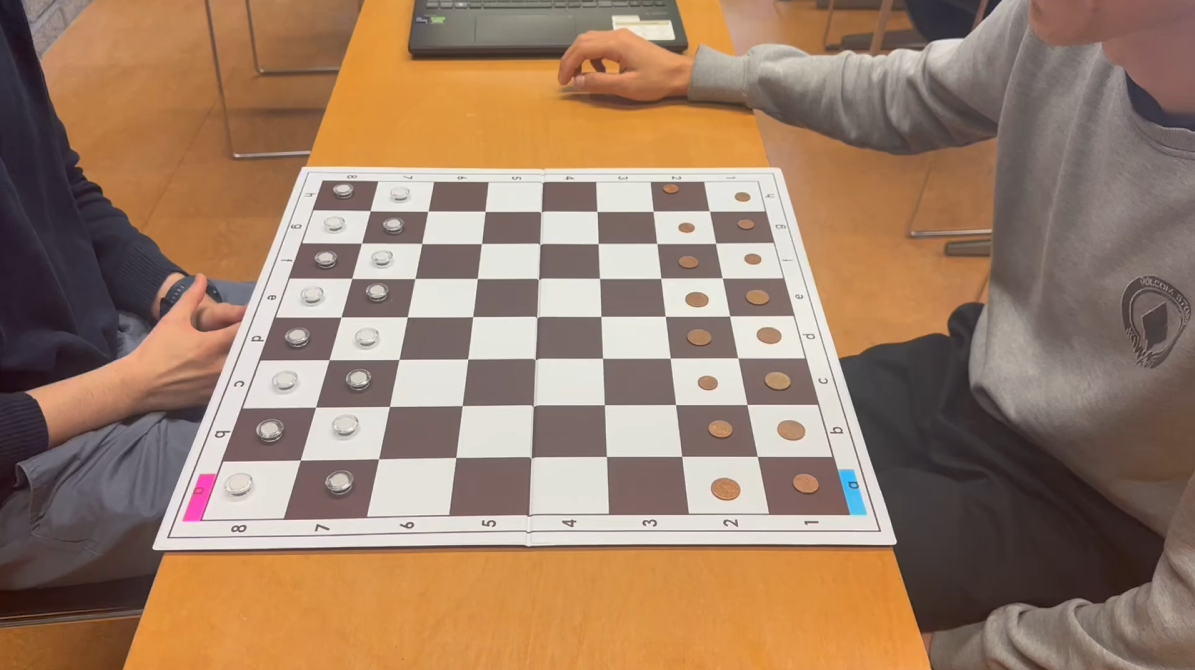
#> input picture src/calibration_images/img1.png, 1195 x 670 px; its folder holds only this picture in this run
$ python -i game_analysis.py   (imports and definitions only)
#> lines starting #> are read from the running program, lines starting #| are printed output that depends on the picture
#> further down, picture is the input picture: shape (670, 1195, 3); mean B, G, R 104.2, 126.5, 155.9
import cv2
import numpy as np
import os
import matplotlib.pyplot as plt

from case_analysis import detect_if_case_is_occupied, detect_piece_color

def analyze_chess_board(frame):
    # Read the image
    img = frame

    ###########################################
    # * FILTERING
    ###########################################

    # Convert to grayscale
    gray = cv2.cvtColor(img, cv2.COLOR_BGR2GRAY)
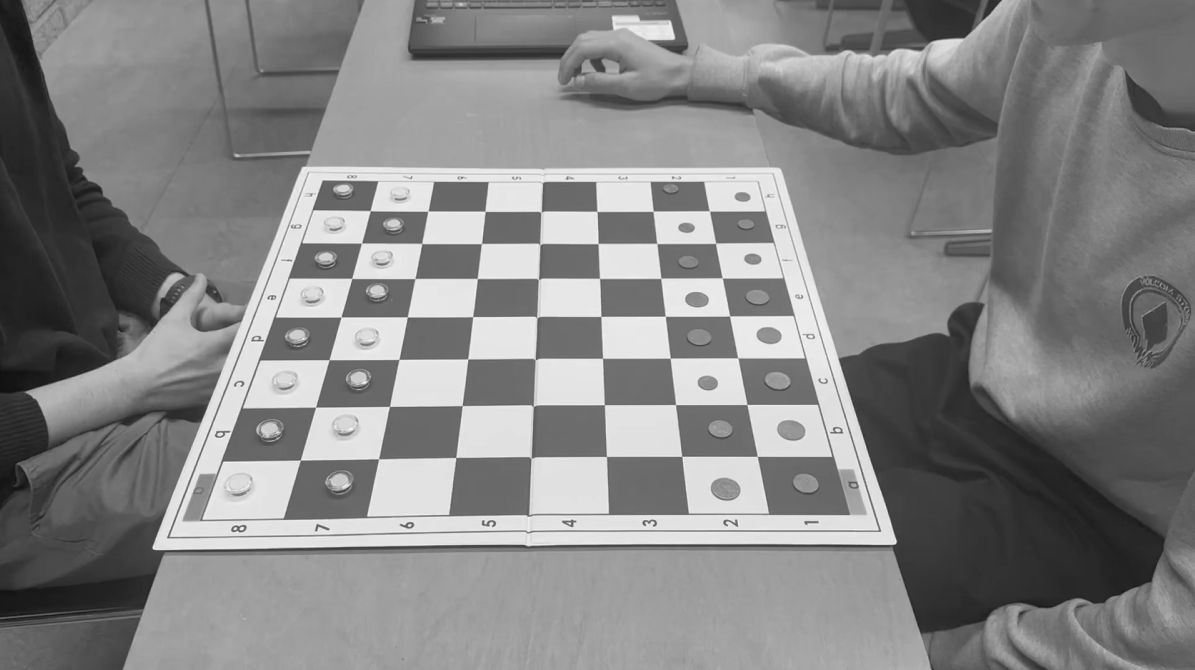
#> gray: shape (670, 1195); min 15, max 251, mean 132.7

    # Apply Gaussian blur to reduce noise
    blurred = cv2.GaussianBlur(gray, (5, 5), 0)

    # Edge detection using Canny
    edges = cv2.Canny(blurred, 50, 150)
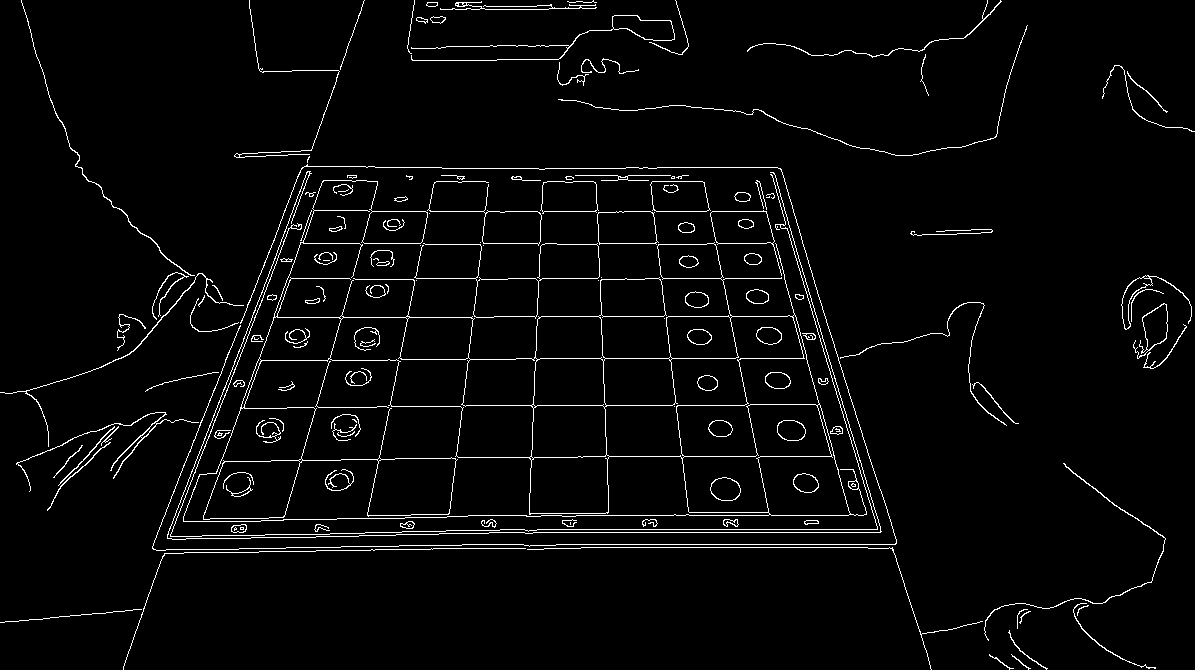
#> edges: shape (670, 1195); 3.2% white in thin lines or dots

    ###########################################
    # * BOARD DATAS
    ###########################################

    # Chessboard dimensions (8x8)
    rows, cols = 8, 8

    # Get image dimensions
    height, width = gray.shape
#> height = 670; width = 1195

    # Calculate square size
    square_h = height // rows
#> square_h = 83
    square_w = width // cols
#> square_w = 149

    # Dictionary to store results
    square_results = {}
    square_stats = {}

    # Define margin (as percentage of square size)
    margin_percent = 0.15  # 15% margin

    index = 0

    ###########################################
    # * ANALYSIS
    ###########################################

    # Process each square
    for i in range(rows):
        for j in range(cols):
            # Full square coordinates
            top = i * square_h
            left = j * square_w
            bottom = (i + 1) * square_h
            right = (j + 1) * square_w

            # Calculate margins in pixels
            margin_h = int(square_h * margin_percent)
            margin_w = int(square_w * margin_percent)

            # Analysis zone coordinates (with margins)
            inner_top = top + margin_h
            inner_left = left + margin_w
            inner_bottom = bottom - margin_h
            inner_right = right - margin_w

            is_occupied, edge_percentage = detect_if_case_is_occupied(edges, inner_top, inner_left, inner_bottom, inner_right)

            piece_color = None
            piece_peak = None

            if is_occupied:
                # TODO : Detect piece color

                # Extract the inner square region for color analysis
                piece_region = gray[inner_top:inner_bottom, inner_left:inner_right]

                # Calculate average brightness of the region
                avg_brightness = np.mean(piece_region)

                # Determine if square is dark or light based on position
                is_dark_square = (i + j) % 2 == 0


                # [6 lines of commented-out code are left out]


                piece_color, piece_peak = detect_piece_color(piece_region, is_dark_square)


            # square_name = f"{chr(65+j)}{8-i}"
            square_name = f"{chr(72-i)}{8-j}"


            square_results[square_name] = {
                'is_occupied': is_occupied,
                'piece_color': piece_color
            }
            square_stats[square_name] = {
                'edge_percentage': edge_percentage,
                'index': index,
                'name': square_name,
                'piece_peak': piece_peak
            }

            index += 1

            # For visualization, also draw the analyzed inner area

            img = cv2.rectangle(img,
                        (inner_left, inner_top),
                        (inner_right, inner_bottom),
                        (128, 128, 128), 1)  # Gray rectangle to show analyzed area
#> after the loop, index = 0; square_results = 0 items; square_stats = 0 items

    return square_results, img, {
        'gray': gray,
        'blurred': blurred,
        'edges': edges,
    }, square_stats


# [107 lines left out: function analyze_all_images, not called in this run]


# [3 lines not run here, left out]

>>> import cv2
>>> picture = cv2.imread('../calibration_images/img1.png')
#> (the run stopped early here; a loop or call above may not have finished)

$ run again, on src/calibration_images/img2.png
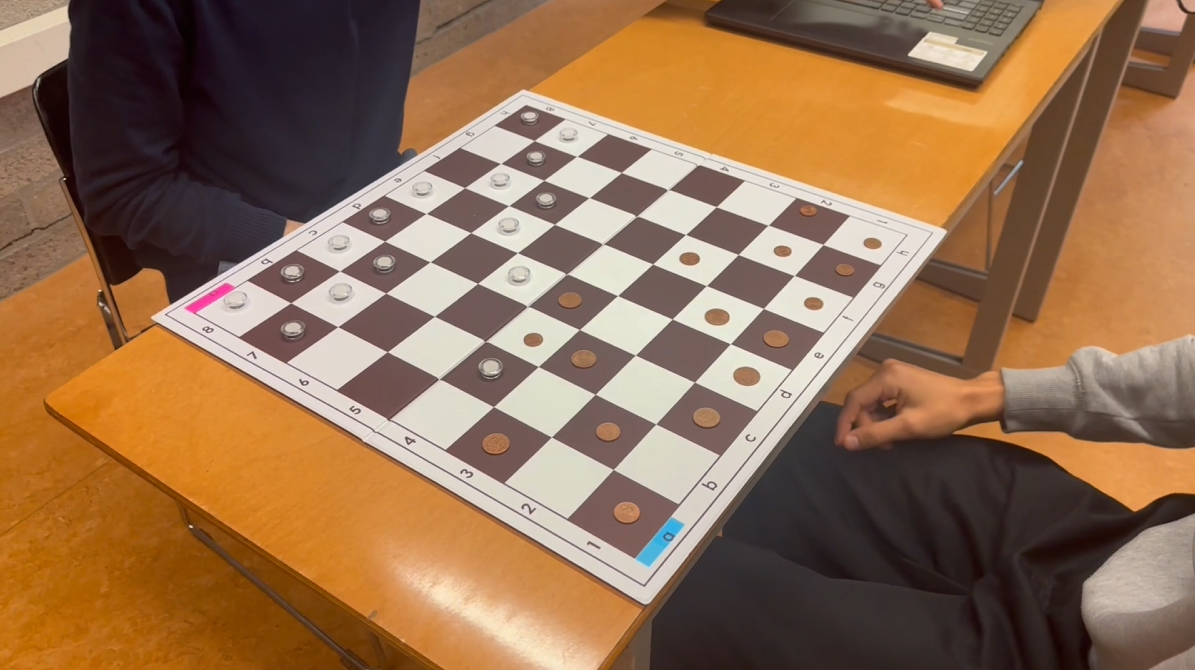
#> input picture src/calibration_images/img2.png, 1195 x 670 px
#> picture is the input picture: shape (670, 1195, 3); mean B, G, R 81.2, 111.4, 147.1
#> in analyze_chess_board, `gray = cv2.cvtColor(img, cv2.COLOR_BGR2GRAY)`:
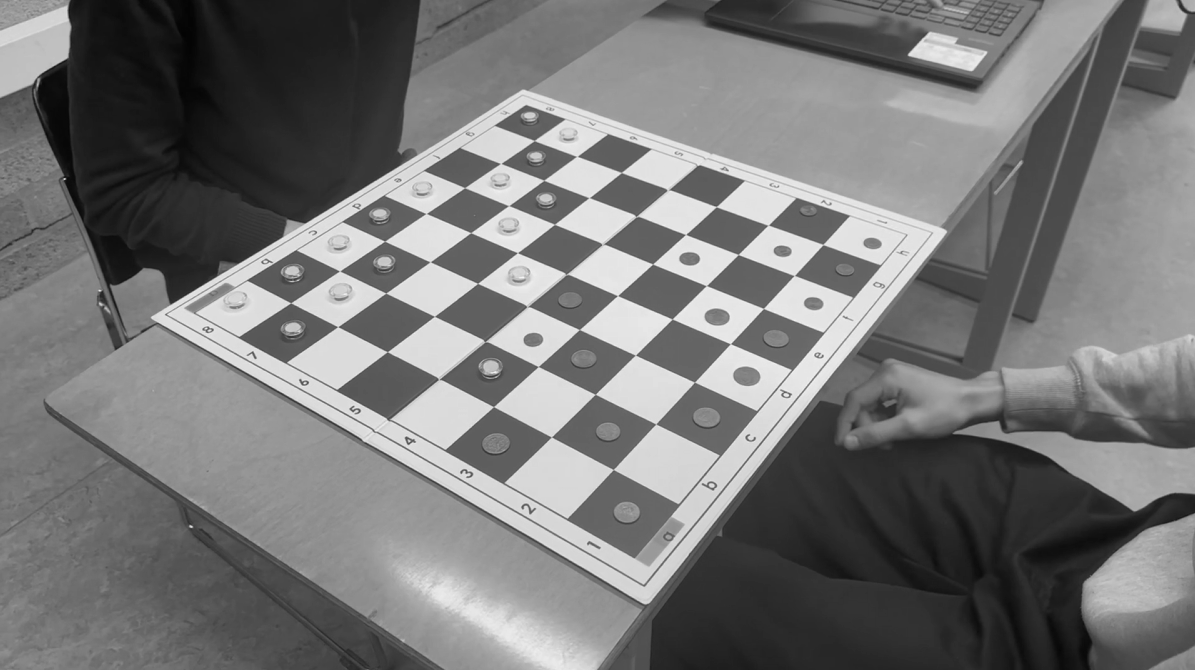
#> gray: shape (670, 1195); min 3, max 245, mean 118.7
#> in analyze_chess_board, `edges = cv2.Canny(blurred, 50, 150)`:
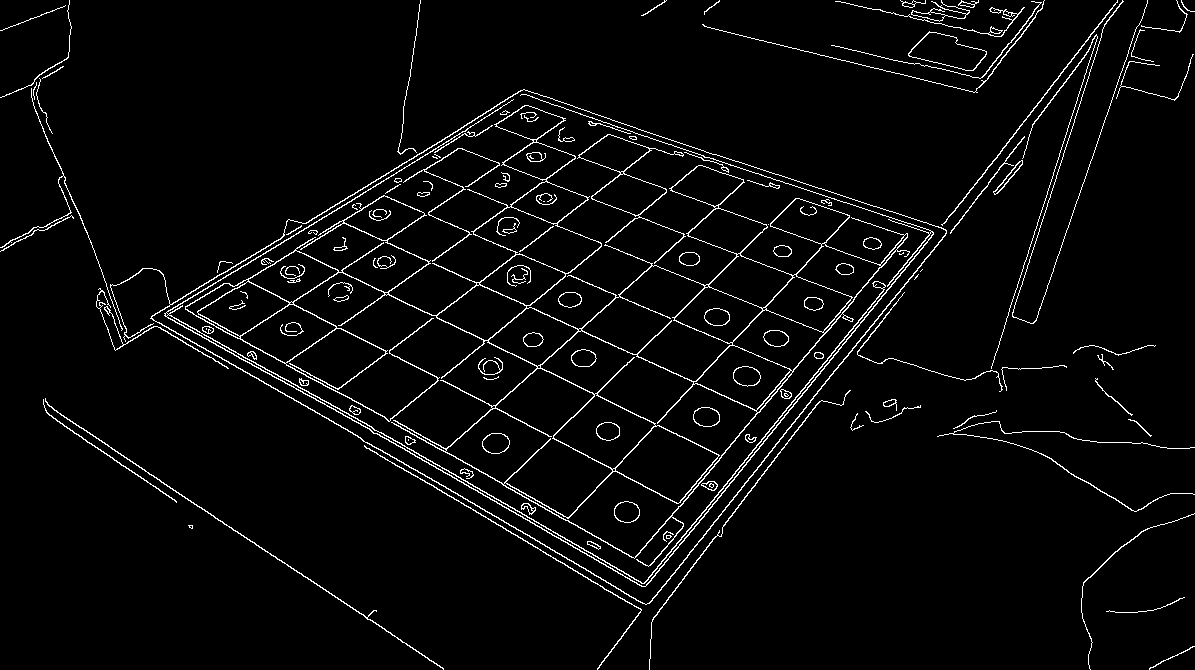
#> edges: shape (670, 1195); 3.7% white in thin lines or dots
#> after the loop in analyze_chess_board, `for i in range(rows):`: index = 0; square_results = 0 items

$ run again, on src/calibration_images/img3.png
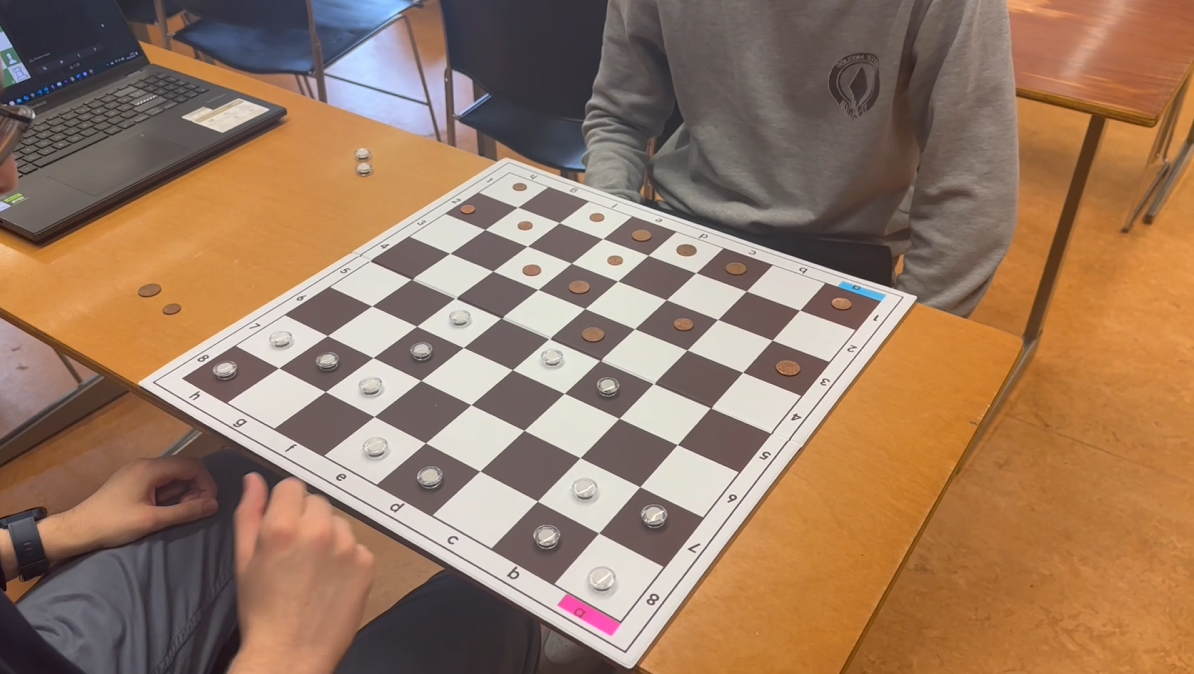
#> input picture src/calibration_images/img3.png, 1194 x 674 px
#> picture is the input picture: shape (674, 1194, 3); mean B, G, R 97.9, 121.4, 153.1
#> in analyze_chess_board, `gray = cv2.cvtColor(img, cv2.COLOR_BGR2GRAY)`:
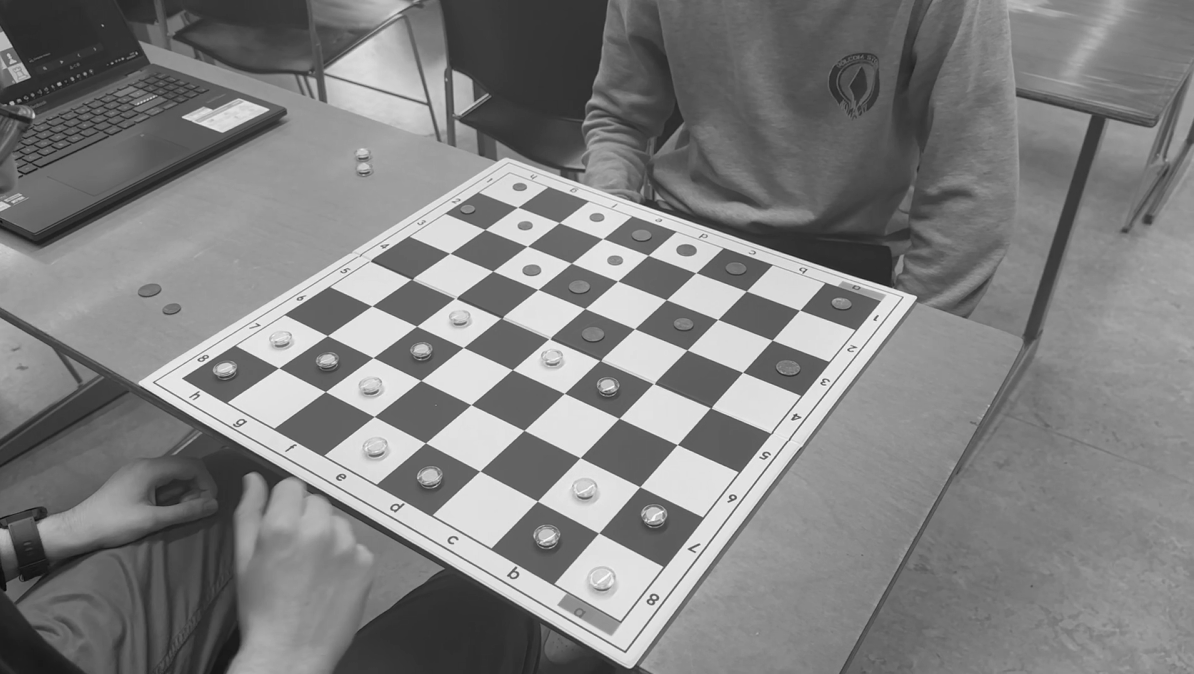
#> gray: shape (674, 1194); min 9, max 251, mean 128.2
#> in analyze_chess_board, `edges = cv2.Canny(blurred, 50, 150)`:
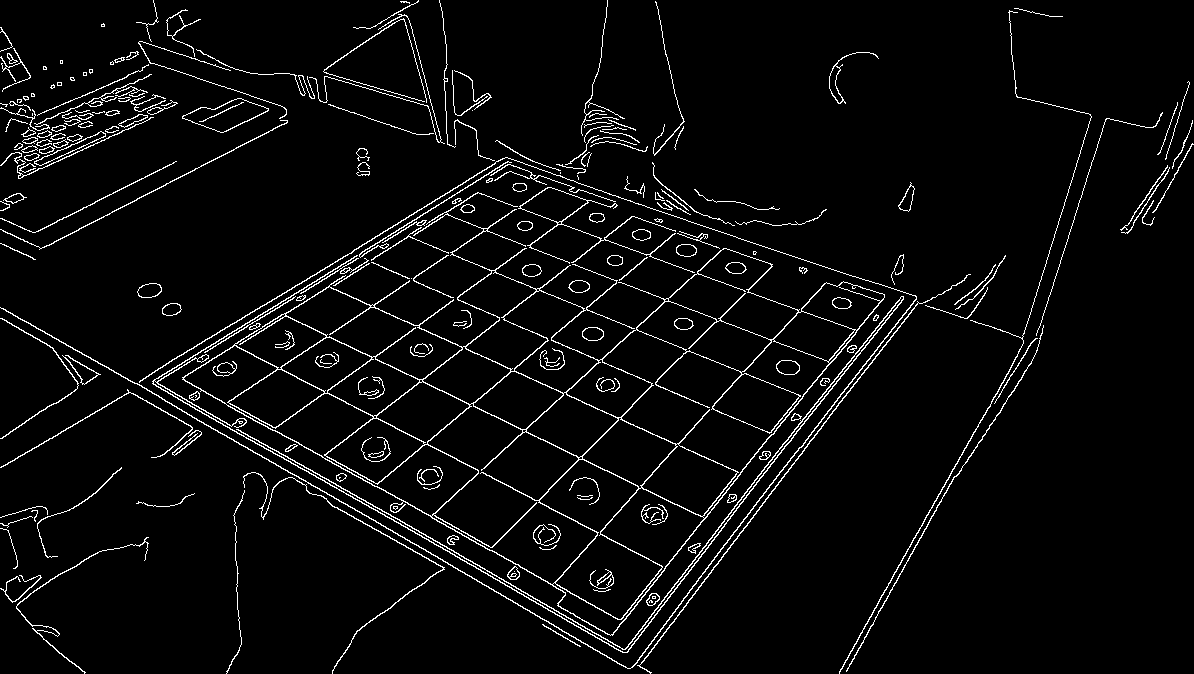
#> edges: shape (674, 1194); 4.2% white in thin lines or dots
#> after the loop in analyze_chess_board, `for i in range(rows):`: index = 0; square_results = 0 items
